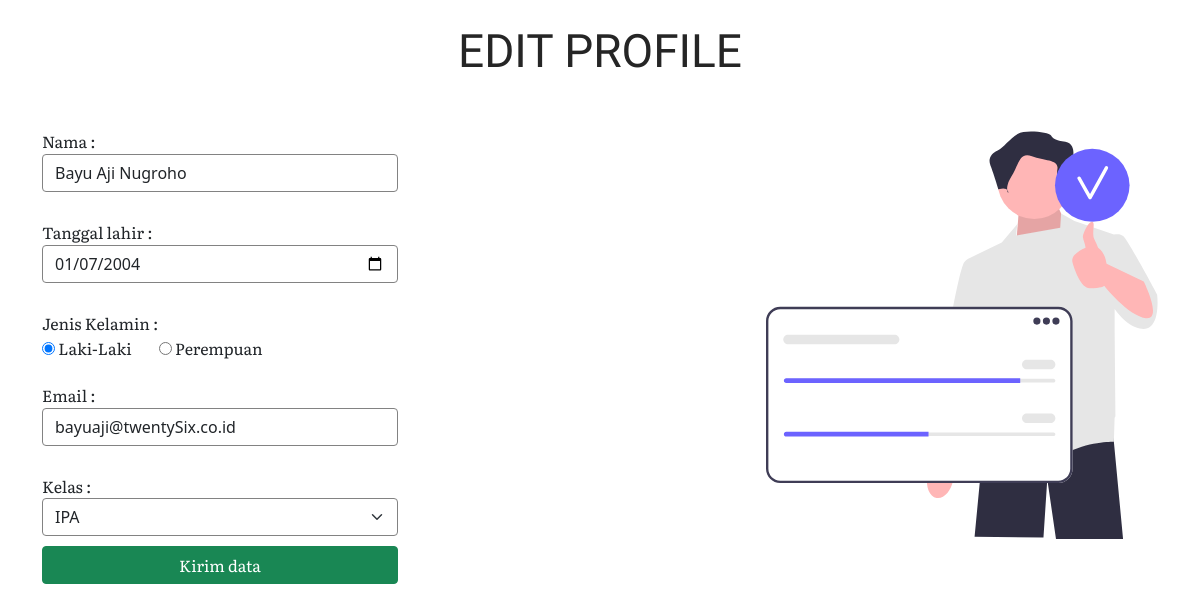
Page /edit/edit.php (signed in) on the committed database.
### tables this page shows
CREATE TABLE `siswa` (
  `id` int(11) NOT NULL,
  `nama` varchar(100) NOT NULL,
  `tanggal_lahir` date DEFAULT NULL,
  `jenis_kelamin` enum('L','P') DEFAULT NULL,
  `email` varchar(255) DEFAULT NULL,
  `kelas` enum('IPA','IPS','BAHASA') DEFAULT NULL
);

### edit/edit.php (the view, shortened to what this page needs)
<?php
    $conn = mysqli_connect("localhost" , "u2203040039","u2203040039","dbu2203040039") ;
    $id = $_SESSION["id"] ;
    $siswa= query("SELECT * FROM siswa where id = $id ") ;
    function query($query) {
        global $conn ;
        $result = mysqli_query($conn,$query) ;
        $t_siswa = [] ;
        while ($siswaS = mysqli_fetch_assoc($result)) {
            $t_siswa[] = $siswaS ;
        }
        return $t_siswa ;
    }
?>
<!doctype html>
<html lang="en">
<head>
    <link href="https://cdn.jsdelivr.net/npm/bootstrap@5.0.2/dist/css/bootstrap.min.css" rel="stylesheet">
    <link rel="stylesheet" href="style.css">
</head>
<body>
    <div class="container">
        <div class="head">
            <h1>EDIT PROFILE</h1>
        </div>
        <div class="isi">
            <div class="row">
                <div class="col-lg-4 data ">
                    <form action="" method="post">
                        <label for="nama">Nama : </label>
                        <input type="text" name="nama" id="nama" class="form-control" placeholder="Masukan Nama" required value="<?php echo $siswa[0]["nama"] ?>">
                        <label for="tanggal_lahir">Tanggal lahir : </label>
                        <input type="date" name="tanggal_lahir" id="tanggal_lahir" class="form-control" required value="<?php echo $siswa[0]['tanggal_lahir']; ?>">
                        <span>Jenis Kelamin : </span>
                        <div>
                            <label class="me-4">
                                    <input type="radio" name="jenis_kelamin" value="L" required <?php echo $siswa[0]["jenis_kelamin"] == "L" ? 'checked' : ''; ?>> Laki-Laki
                                </label>
                            <label>
                                    <input type="radio" name="jenis_kelamin" value="P" required <?php echo $siswa[0]["jenis_kelamin"] == "P" ? 'checked' : ''; ?>> Perempuan
                                </label>
                        </div>
                        <label for="email">Email : </label>
                        <input type="text" name="email" id="email" class="form-control" placeholder="Masukan Email" required value="<?php echo $siswa[0]["email"] ?>">
                        <div>Kelas :</div>
                        <select name="kelas" id="kelas" class="form-select " aria-label="Default select example" required>
                            <option value="IPA" required  <?php echo $siswa[0]["kelas"] == "IPA" ? 'selected' : ''; ?>>IPA</option>
                        </select>
                        <div class="d-grid gap-2">
                            <button type="submit" class="btn btn-success" name="submit" >Kirim data</button>
                        </div>
                    </form>
                </div>
                <div class="col-lg-6 img offset-lg-2">
                </div>
            </div>
        </div>
    </div>
</body>
</html>

### edit/style.css (style rules this page uses)
* { padding: 0; margin: 0; }
body { overflow-x: hidden; width: 100vw; min-height: 100vh; }
.head { margin-top: 3vh; }
.head h1 { font-family: "Poetsen One", sans-serif; text-align: center; color: rgb(37, 37, 37); font-size: 46px; }
.isi { margin-top: 50px; }
.isi .data label, .isi .data span, .isi .data div { font-family: "Literata", serif; font-size: 16px; }
.isi .data input { margin-bottom: 28px; }
.isi .data input, .isi .data select { border: 1px solid rgb(130, 130, 130); outline: none; box-shadow: none; }
.isi .data select { margin-bottom: 10px; }
.isi .img { text-align: right; }

### rows in the picture
siswa: nama "Bayu Aji Nugroho", tanggal_lahir "01/07/2004", jenis_kelamin "☑ Laki-Laki", jenis_kelamin "☐ Perempuan", email "bayuaji@twentySix.co.id", kelas "IPA"
